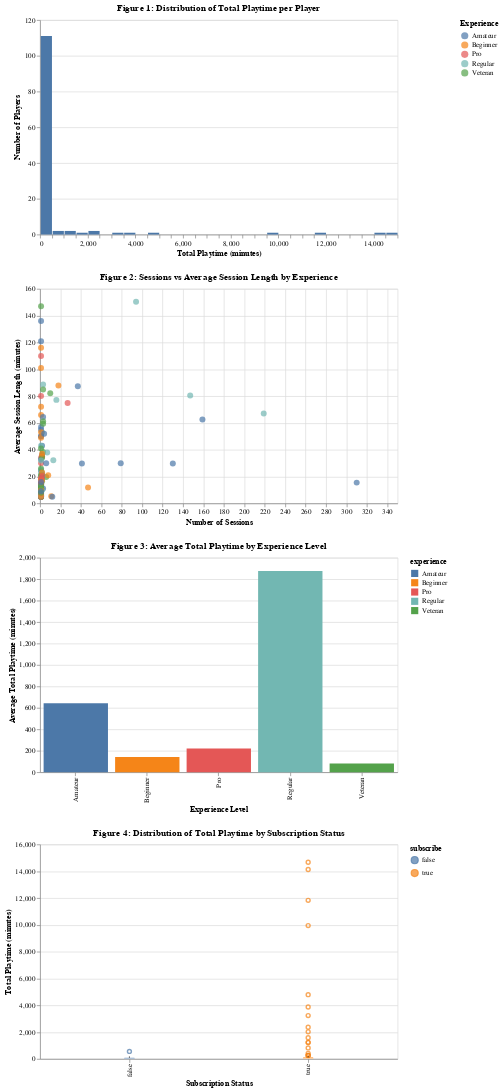

Source (notebook cell):
### Code cell
# grid of all the charts shown

(chart1 & chart2) & (chart3 & chart4).resolve_scale(color='independent')

### Figure 1 — Vega-Lite specification as saved in the notebook (floating-point values rounded to 4 significant figures)
{"config": {"view": {"continuousWidth": 300, "continuousHeight": 300}}, "vconcat": [{"mark": {"type": "bar"}, "encoding": {"tooltip": [{"aggregate": "count", "type": "quantitative"}], "x": {"bin": {"maxbins": 30}, "field": "total_playtime_min", "title": "Total Playtime (minutes)", "type": "quantitative"}, "y": {"aggregate": "count", "title": "Number of Players", "type": "quantitative"}}, "height": 300, "title": "Figure 1: Distribution of Total Playtime per Player", "width": 500}, {"mark": {"type": "circle", "opacity": 0.7, "size": 70}, "encoding": {"color": {"field": "experience", "title": "Experience", "type": "nominal"}, "tooltip": [{"field": "hashedemail", "type": "nominal"}, {"field": "session_count", "type": "quantitative"}, {"field": "avg_session_length_min", "type": "quantitative"}, {"field": "experience", "type": "nominal"}], "x": {"field": "session_count", "title": "Number of Sessions", "type": "quantitative"}, "y": {"field": "avg_session_length_min", "title": "Average Session Length (minutes)", "type": "quantitative"}}, "height": 300, "title": "Figure 2: Sessions vs Average Session Length by Experience", "width": 500}, {"vconcat": [{"mark": {"type": "bar"}, "encoding": {"color": {"field": "experience", "type": "nominal"}, "tooltip": [{"field": "experience", "type": "nominal"}, {"aggregate": "mean", "field": "total_playtime_min", "type": "quantitative"}], "x": {"field": "experience", "title": "Experience Level", "type": "nominal"}, "y": {"aggregate": "mean", "field": "total_playtime_min", "title": "Average Total Playtime (minutes)", "type": "quantitative"}}, "height": 300, "title": "Figure 3: Average Total Playtime by Experience Level", "width": 500}, {"mark": {"type": "boxplot"}, "encoding": {"color": {"field": "subscribe", "type": "nominal"}, "tooltip": [{"field": "subscribe", "type": "nominal"}, {"field": "total_playtime_min", "type": "quantitative"}], "x": {"field": "subscribe", "title": "Subscription Status", "type": "nominal"}, "y": {"field": "total_playtime_min", "title": "Total Playtime (minutes)", "type": "quantitative"}}, "height": 300, "title": "Figure 4: Distribution of Total Playtime by Subscription Status", "width": 500}], "resolve": {"scale": {"color": "independent"}}}], "data": {"name": "data-8d49375350a3d29d347da5ccbc427e92"}, "$schema": "https://vega.github.io/schema/vega-lite/v5.20.1.json", "datasets": {"data-8d49375350a3d29d347da5ccbc427e92": [{"hashedemail": "0088b5e134c3f0498a18c7ea6b8d77b4b0ff1636fc93355ccc95b45423367832", "experience": "Regular", "subscribe": true, "gender": "Male", "age": 20, "total_playtime_min": 106.0, "session_count": 2, "avg_session_length_min": 53.0}, {"hashedemail": "060aca80f8cfbf1c91553a72f4d5ec8034764b05ab59fe8e1cf0eee9a7b67967", "experience": "Pro", "subscribe": false, "gender": "Male", "age": 21, "total_playtime_min": 30.0, "session_count": 1, "avg_session_length_min": 30.0}, {"hashedemail": "0ce7bfa910d47fc91f21a7b3acd8f33bde6db57912ce0290fa0437ce0b97f387", "experience": "Beginner", "subscribe": true, "gender": "Male", "age": 17, "total_playtime_min": 11.0, "session_count": 1, "avg_session_length_min": 11.0}, {"hashedemail": "0d4d71be33e2bc7266ee4983002bd930f69d304288a8663529c875f40f1750f3", "experience": "Regular", "subscribe": true, "gender": "Male", "age": 17, "total_playtime_min": 418.0, "session_count": 13, "avg_session_length_min": 32.15}, {"hashedemail": "0d70dd9cac34d646c810b1846fe6a85b9e288a76f5dcab9c1ff1a0e7ca200b3a", "experience": "Pro", "subscribe": true, "gender": "Male", "age": 17, "total_playtime_min": 70.0, "session_count": 2, "avg_session_length_min": 35.0}, {"hashedemail": "11006065e9412650e99eea4a4aaaf0399bc338006f85e80cc82d18b49f0e2aa4", "experience": "Veteran", "subscribe": false, "gender": "Male", "age": 19, "total_playtime_min": 10.0, "session_count": 1, "avg_session_length_min": 10.0}, {"hashedemail": "119f01b9877fc5ea0073d05602a353b91c4b48e4cf02f42bb8d661b46a34b760", "experience": "Amateur", "subscribe": true, "gender": "Female", "age": 21, "total_playtime_min": 50.0, "session_count": 1, "avg_session_length_min": 50.0}, {"hashedemail": "18936844e06b6c7871dce06384e2d142dd86756941641ef39cf40a9967ea14e3", "experience": "Amateur", "subscribe": true, "gender": "Male", "age": 14, "total_playtime_min": 1217.0, "session_count": 41, "avg_session_length_min": 29.68}, {"hashedemail": "1a2b92f18f36b0b59b41d648d10a9b8b20a2adff550ddbcb8cec2f47d4d881d0", "experience": "Beginner", "subscribe": false, "gender": "Female", "age": 37, "total_playtime_min": 18.0, "session_count": 1, "avg_session_length_min": 18.0}, {"hashedemail": "1d2371d8a35c8831034b25bda8764539ab7db0f63938696917c447128a2540dd", "experience": "Amateur", "subscribe": false, "gender": "Male", "age": 21, "total_playtime_min": 5.0, "session_count": 1, "avg_session_length_min": 5.0}, {"hashedemail": "200db0417ee70863c7e2a0f214c737476fb86de5869d0b907a077d726357e687", "experience": "Amateur", "subscribe": false, "gender": "Female", "age": 17, "total_playtime_min": 12.0, "session_count": 1, "avg_session_length_min": 12.0}, {"hashedemail": "20ae3f8b5323674fe6e537bc91928841cfc2a00c1b36522fd25370bb6fa89d36", "experience": "Regular", "subscribe": true, "gender": "Male", "age": 19, "total_playtime_min": 46.0, "session_count": 2, "avg_session_length_min": 23.0}, {"hashedemail": "22a78bfd44e46931261d06864b92cf9a8fd77fb02bec66cb71646dd9da222a0d", "experience": "Amateur", "subscribe": true, "gender": "Non-binary", "age": 17, "total_playtime_min": 86.0, "session_count": 2, "avg_session_length_min": 43.0}, {"hashedemail": "23fe711e0e3b77f1da7aa221ab1192afe21648d47d2b4fa7a5a659ff443a0eb5", "experience": "Amateur", "subscribe": true, "gender": "Female", "age": 21, "total_playtime_min": 50.0, "session_count": 1, "avg_session_length_min": 50.0}, {"hashedemail": "24d4892c2c3ce11d3e54c3bf31ee218901cac7a2f564911d67424c8fdf0874fe", "experience": "Amateur", "subscribe": true, "gender": "Male", "age": 22, "total_playtime_min": 2366.0, "session_count": 79, "avg_session_length_min": 29.95}, {"hashedemail": "25879aecc205544bc6505f9faf768356e0a3b7126057308ae3235f8a514e9a62", "experience": "Amateur", "subscribe": true, "gender": "Female", "age": 17, "total_playtime_min": 7.0, "session_count": 1, "avg_session_length_min": 7.0}, {"hashedemail": "2917e2dacafed92d017b9f356ce90a442bea6e4ad59dbbb484a920398acb8974", "experience": "Amateur", "subscribe": false, "gender": "Two-Spirited", "age": 26, "total_playtime_min": 5.0, "session_count": 1, "avg_session_length_min": 5.0}, {"hashedemail": "2cfed571797b66cc810c32562fc5b0f70b5bec0f5250799245527135bbf9662e", "experience": "Amateur", "subscribe": true, "gender": "Male", "age": 16, "total_playtime_min": 6.0, "session_count": 1, "avg_session_length_min": 6.0}, {"hashedemail": "336adf9b9070abb44eaec22a48b04d8cda6cf0c98a46eef37779a1dcb6f5b4bb", "experience": "Regular", "subscribe": true, "gender": "Male", "age": 21, "total_playtime_min": 266.0, "session_count": 3, "avg_session_length_min": 88.67}, {"hashedemail": "36d9cbb4c6bc0c1a6911436d2da0d09ec625e43e6552f575d4acc9cf487c4686", "experience": "Amateur", "subscribe": true, "gender": "Male", "age": 17, "total_playtime_min": 3873.0, "session_count": 130, "avg_session_length_min": 29.79}, {"hashedemail": "3caa832978e0596779f4ee7c686c4592fb6de893925025d25bf26be9a8cd03f5", "experience": "Amateur", "subscribe": true, "gender": "Male", "age": 22, "total_playtime_min": 12.0, "session_count": 1, "avg_session_length_min": 12.0}, {"hashedemail": "42382bb2af563e6979c5b84d288cbb49bb2ef90b1bcf196c2902da4ce20eb7f3", "experience": "Amateur", "subscribe": true, "gender": "Female", "age": 22, "total_playtime_min": 55.0, "session_count": 1, "avg_session_length_min": 55.0}, {"hashedemail": "42eafe96ed5c1684e3b5cc614d1b01a117173d3ec6898abcf1177d9822bd39f7", "experience": "Beginner", "subscribe": false, "gender": "Female", "age": 17, "total_playtime_min": 59.0, "session_count": 11, "avg_session_length_min": 5.364}, {"hashedemail": "4b01bce3f141289709e8278b02ba5d2aaa7105d7ccb9c7deb37670a80e332774", "experience": "Amateur", "subscribe": true, "gender": "Male", "age": 23, "total_playtime_min": 121.0, "session_count": 1, "avg_session_length_min": 121.0}, {"hashedemail": "4bed6f49b672974f706aa7f020b4f29020326bf594520593557cd381a51559b8", "experience": "Beginner", "subscribe": true, "gender": "Female", "age": 25, "total_playtime_min": 101.0, "session_count": 1, "avg_session_length_min": 101.0}, {"hashedemail": "4bfad3613c71ace05644bf210195d9fb0d3d9513753ad2f8a16d1a80699bb906", "experience": "Veteran", "subscribe": false, "gender": "Male", "age": 17, "total_playtime_min": 11.0, "session_count": 1, "avg_session_length_min": 11.0}, {"hashedemail": "55d24216db39c27e1f17cc43d3127cbf8ed76ada6d098202b53ded319855e2c1", "experience": "Amateur", "subscribe": true, "gender": "Male", "age": 17, "total_playtime_min": 33.0, "session_count": 3, "avg_session_length_min": 11.0}, {"hashedemail": "577aa5f15468252b1c6f32dcd515012923476292e30f95e6b4128c770e993f92", "experience": "Veteran", "subscribe": true, "gender": "Male", "age": 17, "total_playtime_min": 10.0, "session_count": 1, "avg_session_length_min": 10.0}, {"hashedemail": "5a340c0e3d1aa3e579efc625bd3e5bca7fc25f7115b68e9411f457464bfd3df4", "experience": "Veteran", "subscribe": true, "gender": "Male", "age": 20, "total_playtime_min": 33.0, "session_count": 2, "avg_session_length_min": 16.5}, {"hashedemail": "5afb9b4ba7f0bb42d4e4d72ee21be8a51131a7677f0519b4606fdbf770eec750", "experience": "Amateur", "subscribe": true, "gender": "Male", "age": 17, "total_playtime_min": 14.0, "session_count": 1, "avg_session_length_min": 14.0}, {"hashedemail": "5baba1651a0b92788bc0d6dcdf00be64af1cf9f0015bbeed204ddabd1d872e83", "experience": "Regular", "subscribe": true, "gender": "Female", "age": 28, "total_playtime_min": 43.0, "session_count": 1, "avg_session_length_min": 43.0}, {"hashedemail": "5c27e8b9fed2816b006dc8397ec04470b59339fd591a46a3eb7951b939b72984", "experience": "Amateur", "subscribe": false, "gender": "Male", "age": 18, "total_playtime_min": 57.0, "session_count": 1, "avg_session_length_min": 57.0}, {"hashedemail": "5e0beb10f6163a508622ef25220d780bdd012a89dee571db77fc502980c0e57d", "experience": "Regular", "subscribe": true, "gender": "Male", "age": 15, "total_playtime_min": 9.0, "session_count": 1, "avg_session_length_min": 9.0}, {"hashedemail": "6b1cdc07fcc1f7ea09509341fd245dd34fdba386f14a493e9107c18604baedc9", "experience": "Veteran", "subscribe": true, "gender": "Non-binary", "age": 17, "total_playtime_min": 11.0, "session_count": 1, "avg_session_length_min": 11.0}, {"hashedemail": "6ca8a90e4f5c61bf36baf556d446873c4e894e7a62f91996aa237be64b0e183b", "experience": "Beginner", "subscribe": true, "gender": "Female", "age": 17, "total_playtime_min": 66.0, "session_count": 1, "avg_session_length_min": 66.0}, {"hashedemail": "6fa105fac7f4f37350f21830db78cde153d8edda41d6f4f2d48c9785d605c5e5", "experience": "Amateur", "subscribe": false, "gender": "Male", "age": 45, "total_playtime_min": 7.0, "session_count": 1, "avg_session_length_min": 7.0}, {"hashedemail": "7096b30972a32029244fc6171f21bc5996b51b8d75df7a94f003dead428988f9", "experience": "Amateur", "subscribe": false, "gender": "Male", "age": 26, "total_playtime_min": 72.0, "session_count": 2, "avg_session_length_min": 36.0}, {"hashedemail": "70db3a16ef58cf8bf6d8658c426ba4a5fcd7523a0abdd413f14466c41181215d", "experience": "Veteran", "subscribe": false, "gender": "Male", "age": 22, "total_playtime_min": 15.0, "session_count": 1, "avg_session_length_min": 15.0}, {"hashedemail": "710148466b44cb02ba894aa9005a4892e619250ebd01153055d6c7578fc1ea10", "experience": "Amateur", "subscribe": true, "gender": "Male", "age": 23, "total_playtime_min": 8.0, "session_count": 1, "avg_session_length_min": 8.0}, {"hashedemail": "71453e425f07d10da4fa2b349c83e73ccdf0fb3312f778b35c5802c3292c87bd", "experience": "Veteran", "subscribe": false, "gender": "Male", "age": 22, "total_playtime_min": 21.0, "session_count": 1, "avg_session_length_min": 21.0}, {"hashedemail": "71e724778a28bb0ebbdacb1328944dfef427525466b012b66e7554a65e401a16", "experience": "Regular", "subscribe": true, "gender": "Male", "age": 14, "total_playtime_min": 20.0, "session_count": 2, "avg_session_length_min": 10.0}, {"hashedemail": "722ab6d91280c439f2780767a1250889e93f75fc0ba0bc48175da022ab3e9ea9", "experience": "Beginner", "subscribe": false, "gender": "Female", "age": 17, "total_playtime_min": 5.0, "session_count": 1, "avg_session_length_min": 5.0}, {"hashedemail": "75f275366c0dbb8b23957b97aaaf77db5d6517fb846d3d4d209bd391ae3d39f6", "experience": "Amateur", "subscribe": true, "gender": "Male", "age": 24, "total_playtime_min": 24.0, "session_count": 1, "avg_session_length_min": 24.0}, {"hashedemail": "7a4686586d290c67179275c7c3dfb4ea02f4d317d9ee0e2cee98baa27877a875", "experience": "Veteran", "subscribe": true, "gender": "Female", "age": 23, "total_playtime_min": 115.0, "session_count": 3, "avg_session_length_min": 38.33}, {"hashedemail": "7b17513f11968feaf6b02977885c436dc2a4549489ca25ef03022f9fbae19d81", "experience": "Regular", "subscribe": false, "gender": "Male", "age": 50, "total_playtime_min": 5.0, "session_count": 1, "avg_session_length_min": 5.0}, {"hashedemail": "7b5c323f9a9e21b6bcc2a8c431e96f9f2155c7b4318a68d3e7d9edd2018095a9", "experience": "Beginner", "subscribe": true, "gender": "Two-Spirited", "age": 17, "total_playtime_min": 5.0, "session_count": 1, "avg_session_length_min": 5.0}, {"hashedemail": "7c0ae28a5f85a515a8063f9ed989aa26c5ebcc64f6b7be2948c0b300c2c9bd47", "experience": "Amateur", "subscribe": true, "gender": "Male", "age": 23, "total_playtime_min": 9.0, "session_count": 1, "avg_session_length_min": 9.0}, {"hashedemail": "7d71c49cbbce8dcf0276b2bfecfa2d16f22cb31a4024556d6085884298f2ee8d", "experience": "Regular", "subscribe": true, "gender": "Two-Spirited", "age": 99, "total_playtime_min": 8.0, "session_count": 1, "avg_session_length_min": 8.0}, {"hashedemail": "7dc01f10bf20671ecfccdac23812b1b415acd42c2147cb0af4d48fcce2420f3e", "experience": "Regular", "subscribe": true, "gender": "Male", "age": 21, "total_playtime_min": 9.0, "session_count": 1, "avg_session_length_min": 9.0}, {"hashedemail": "7ea2a6532a9a7f33e1ad6067015746bbbbacaabb8cba0f430129f851c0aa59d9", "experience": "Regular", "subscribe": true, "gender": "Male", "age": 24, "total_playtime_min": 13.0, "session_count": 1, "avg_session_length_min": 13.0}, {"hashedemail": "80afc8e7137de6a232421e926c1e6e64ddeef1d8157c4439746bc00fcf91e8a7", "experience": "Beginner", "subscribe": false, "gender": "Male", "age": 32, "total_playtime_min": 116.0, "session_count": 1, "avg_session_length_min": 116.0}, {"hashedemail": "82d2615c56f8bdb5e56c603d3c90096649eb944fe47e1c827219d8af0b9fc94a", "experience": "Veteran", "subscribe": true, "gender": "Male", "age": 21, "total_playtime_min": 41.0, "session_count": 1, "avg_session_length_min": 41.0}, {"hashedemail": "88247d9a46fc214a12485dcbcbb03a8ddebfe8c1ec5fe209cd660147625c8e62", "experience": "Veteran", "subscribe": false, "gender": "Prefer not to say", "age": 25, "total_playtime_min": 118.0, "session_count": 6, "avg_session_length_min": 19.67}, {"hashedemail": "8af6e04a9067b009303e36cf39f7e7d53f9473e74b4633876ddd79769158b665", "experience": "Amateur", "subscribe": true, "gender": "Male", "age": 23, "total_playtime_min": 14.0, "session_count": 1, "avg_session_length_min": 14.0}, {"hashedemail": "8b71f4d66a38389b7528bb38ba6eb71157733df7d1740371852a797ae97d82d1", "experience": "Amateur", "subscribe": true, "gender": "Male", "age": 17, "total_playtime_min": 13.0, "session_count": 1, "avg_session_length_min": 13.0}, {"hashedemail": "8d2eed1f399e0d77cebb8fcc48ed19ad2fa8e3bb3fa683cb90e0ac6d42677bf2", "experience": "Veteran", "subscribe": true, "gender": "Male", "age": 24, "total_playtime_min": 147.0, "session_count": 1, "avg_session_length_min": 147.0}, {"hashedemail": "8d713786e0bf0371cd928a91d32d1e37b14e14e49744cdebac90885c05c48afa", "experience": "Amateur", "subscribe": false, "gender": "Female", "age": 32, "total_playtime_min": 11.0, "session_count": 1, "avg_session_length_min": 11.0}, {"hashedemail": "8e0aac3020b3fd9cdef4840b533b4b105aaf1ce1f6f2df3f328ba2a44cecfdc1", "experience": "Amateur", "subscribe": true, "gender": "Male", "age": 11, "total_playtime_min": 193.0, "session_count": 3, "avg_session_length_min": 64.33}, {"hashedemail": "8e98b6db2053af0bc0e62cd55bcea5a08f23986dec3d02ca520ea039517e6744", "experience": "Regular", "subscribe": false, "gender": "Male", "age": 18, "total_playtime_min": 10.0, "session_count": 1, "avg_session_length_min": 10.0}, {"hashedemail": "8eae13e0f5823d9c48fe7b89695ea231f96f644f664bcc74c5a07f7d0a1135bd", "experience": "Pro", "subscribe": true, "gender": "Male", "age": 12, "total_playtime_min": 34.0, "session_count": 1, "avg_session_length_min": 34.0}, {"hashedemail": "90f1495942837b1cde67cc9e3119421e38183502a4c6dee304df3bf0c21e0dd0", "experience": "Pro", "subscribe": true, "gender": "Male", "age": 17, "total_playtime_min": 16.0, "session_count": 1, "avg_session_length_min": 16.0}, {"hashedemail": "93efabc9f7de58f44c457bac715cf8f9f44cd88cc574fc02624cac194d2f0ea5", "experience": "Amateur", "subscribe": false, "gender": "Male", "age": 24, "total_playtime_min": 136.0, "session_count": 1, "avg_session_length_min": 136.0}, {"hashedemail": "951e54f7376e2b2f0915e9e3646c701af4a2fe839385b13f9e0084b08f8070bd", "experience": "Veteran", "subscribe": false, "gender": "Male", "age": 18, "total_playtime_min": 10.0, "session_count": 1, "avg_session_length_min": 10.0}, {"hashedemail": "95aa10ff79645508dcff5c08da02a8f6ddd9016b44fb469347e5739b8865c613", "experience": "Amateur", "subscribe": true, "gender": "Male", "age": 21, "total_playtime_min": 37.0, "session_count": 2, "avg_session_length_min": 18.5}, {"hashedemail": "96e190b0bf3923cd8d349eee467c09d1130af143335779251492eb4c2c058a5f", "experience": "Beginner", "subscribe": true, "gender": "Prefer not to say", "age": 27, "total_playtime_min": 168.0, "session_count": 8, "avg_session_length_min": 21.0}, {"hashedemail": "9782452b8e41d1f140374eec34c84f464df6ed12e2777e5b4f7150912b8ab78c", "experience": "Beginner", "subscribe": true, "gender": "Male", "age": 24, "total_playtime_min": 1581.0, "session_count": 18, "avg_session_length_min": 87.83}, {"hashedemail": "9955ab948064150d3686ef564389bdc6d6c60bc620a5ce3084b3dec4a7a006a7", "experience": "Amateur", "subscribe": true, "gender": "Two-Spirited", "age": 17, "total_playtime_min": 33.0, "session_count": 1, "avg_session_length_min": 33.0}, {"hashedemail": "9ba67e127e4e70d909f6237644bb4674b17bc6ae5c9e735f88cfc50e22b499c6", "experience": "Veteran", "subscribe": true, "gender": "Male", "age": 17, "total_playtime_min": 11.0, "session_count": 1, "avg_session_length_min": 11.0}, {"hashedemail": "9c2a5275ada716508a7e66629dfbeaa4c03ca9eb5f30d2132f41de130c367c56", "experience": "Beginner", "subscribe": true, "gender": "Male", "age": 24, "total_playtime_min": 11.0, "session_count": 1, "avg_session_length_min": 11.0}, {"hashedemail": "a175d4741dc84e6baf77901f6e8e0a06f54809a34e6b5211159bced346f7fb3e", "experience": "Amateur", "subscribe": true, "gender": "Female", "age": 17, "total_playtime_min": 3232.0, "session_count": 37, "avg_session_length_min": 87.35}, {"hashedemail": "a1e0438d568b9c05a93cadaf99969e4d44794d19dea31edd723cbc916f878c33", "experience": "Veteran", "subscribe": false, "gender": "Non-binary", "age": 21, "total_playtime_min": 178.0, "session_count": 3, "avg_session_length_min": 59.33}, {"hashedemail": "a2a0612e9a7da558cbac2ee3c816740324505a69a6e042c94aa1b67731f9ff01", "experience": "Regular", "subscribe": false, "gender": "Male", "age": 18, "total_playtime_min": 6.0, "session_count": 1, "avg_session_length_min": 6.0}, {"hashedemail": "ab1f44f93c3b828f55458971db393052d9711df3e0e7ff69540bfebfcec555ff", "experience": "Amateur", "subscribe": true, "gender": "Male", "age": 17, "total_playtime_min": 43.0, "session_count": 2, "avg_session_length_min": 21.5}, {"hashedemail": "ad6390295640af1ed0e45ffc58a53b2d9074b0eea694b16210addd44d7c81f83", "experience": "Regular", "subscribe": true, "gender": "Female", "age": 19, "total_playtime_min": 11830.0, "session_count": 147, "avg_session_length_min": 80.46}, {"hashedemail": "ae8d8a9dcf80b38466f89466201e6d594eb94d6994eda1617f7dfae9cb21bfb3", "experience": "Beginner", "subscribe": true, "gender": "Female", "age": 17, "total_playtime_min": 70.0, "session_count": 2, "avg_session_length_min": 35.0}, {"hashedemail": "aea049eaa7cb10db386a62990220d205ceb2a4c473cae3ec7bab107278c26559", "experience": "Beginner", "subscribe": true, "gender": "Prefer not to say", "age": 17, "total_playtime_min": 18.0, "session_count": 1, "avg_session_length_min": 18.0}, {"hashedemail": "b3510c708bd50bf9f75e6e02bb6fe14edb705e0ea671ee769a45c613750e8b58", "experience": "Veteran", "subscribe": true, "gender": "Agender", "age": 27, "total_playtime_min": 821.0, "session_count": 10, "avg_session_length_min": 82.1}, {"hashedemail": "b622593d2ef8b337dc554acb307d04a88114f2bf453b18fb5d2c80052aeb2319", "experience": "Regular", "subscribe": true, "gender": "Non-binary", "age": 20, "total_playtime_min": 14130.0, "session_count": 94, "avg_session_length_min": 150.3}, {"hashedemail": "b674dd7ee0d24096d1c019615ce4d12b20fcbff12d79d3c5a9d2118eb7ccbb28", "experience": "Veteran", "subscribe": false, "gender": "Male", "age": 17, "total_playtime_min": 5.0, "session_count": 1, "avg_session_length_min": 5.0}, {"hashedemail": "ba24bebe588a34ac546f8559850c65bc90cd9d51b821581bd6e25cff437a1081", "experience": "Veteran", "subscribe": true, "gender": "Female", "age": 44, "total_playtime_min": 11.0, "session_count": 1, "avg_session_length_min": 11.0}, {"hashedemail": "ba9b943f7fd9b5078b20ece741c4cb6435418d5d8373b4fe3830487f6036095c", "experience": "Regular", "subscribe": false, "gender": "Prefer not to say", "age": 17, "total_playtime_min": 10.0, "session_count": 1, "avg_session_length_min": 10.0}, {"hashedemail": "bc704ff2bc676dbf48ee41b9e11481c1387bf758ad318f2428f336e3fecc6660", "experience": "Regular", "subscribe": true, "gender": "Male", "age": 8, "total_playtime_min": 25.0, "session_count": 1, "avg_session_length_min": 25.0}, {"hashedemail": "bd10e7eab5531d5e82c9eebb929e2703f05367a90b0533074392a5f39a55c5d9", "experience": "Amateur", "subscribe": true, "gender": "Male", "age": 19, "total_playtime_min": 13.0, "session_count": 1, "avg_session_length_min": 13.0}, {"hashedemail": "bda1905e54b6c745bcced9d59ce655a5bfd03c35cc6abdd8d1610e5c416f79d1", "experience": "Amateur", "subscribe": true, "gender": "Male", "age": 17, "total_playtime_min": 5.0, "session_count": 1, "avg_session_length_min": 5.0}, {"hashedemail": "bfce39c89d6549f2bb94d8064d3ce69dc3d7e72b38f431d8aa0c4bf95ccee6bf", "experience": "Regular", "subscribe": true, "gender": "Male", "age": 17, "total_playtime_min": 14670.0, "session_count": 219, "avg_session_length_min": 66.99}, {"hashedemail": "c121e4d197469bea90e21c0495001f4e21824adb98cbc6a40d54e66617cee174", "experience": "Regular", "subscribe": true, "gender": "Male", "age": 21, "total_playtime_min": 9.0, "session_count": 1, "avg_session_length_min": 9.0}, {"hashedemail": "c57fa94e436cf49a929d0168e47d26fec3d900b321775e280ef136979c01d5a4", "experience": "Regular", "subscribe": true, "gender": "Male", "age": 49, "total_playtime_min": 1235.0, "session_count": 16, "avg_session_length_min": 77.19}, {"hashedemail": "c871393f513c68e313874ac9d192a0b8be7bf99a96bff0ab46beb343ee4217d5", "experience": "Veteran", "subscribe": false, "gender": "Female", "age": 22, "total_playtime_min": 184.0, "session_count": 3, "avg_session_length_min": 61.33}, {"hashedemail": "ca20f724571080b997e0efa874b9611e9f280c1af5f68ff6231a9e5b5d79bcfe", "experience": "Veteran", "subscribe": true, "gender": "Male", "age": 38, "total_playtime_min": 21.0, "session_count": 1, "avg_session_length_min": 21.0}, {"hashedemail": "cb00c16dc2043f435a7a8c2a473656e4119ffa7173bab7ec7455715173912498", "experience": "Veteran", "subscribe": true, "gender": "Non-binary", "age": 17, "total_playtime_min": 68.0, "session_count": 2, "avg_session_length_min": 34.0}, {"hashedemail": "d07befbac08be3d876d026ac0458651067001b39081d24724af3c95be76355e0", "experience": "Veteran", "subscribe": true, "gender": "Non-binary", "age": 17, "total_playtime_min": 11.0, "session_count": 1, "avg_session_length_min": 11.0}, {"hashedemail": "d13020f8d53c08c95e64f2254424a65c9c479fcfd866b21b850d200a2689a8b5", "experience": "Beginner", "subscribe": true, "gender": "Prefer not to say", "age": 22, "total_playtime_min": 35.0, "session_count": 2, "avg_session_length_min": 17.5}, {"hashedemail": "d3ca24e4d7fe8ffe2a821ebd3b841252950ca53e4d659a5f33b987e2cd42a1ec", "experience": "Veteran", "subscribe": false, "gender": "Male", "age": 18, "total_playtime_min": 14.0, "session_count": 1, "avg_session_length_min": 14.0}, {"hashedemail": "d43af3bed5e9f1f31077233697c18f3f988a217bd0376a5f1a54d14964a38c36", "experience": "Regular", "subscribe": true, "gender": "Female", "age": 20, "total_playtime_min": 32.0, "session_count": 1, "avg_session_length_min": 32.0}, {"hashedemail": "d46bd29a2ed08e3500bd8729085ef4b6f0ca65baf4c756f88b6bedf7a18e0352", "experience": "Pro", "subscribe": false, "gender": "Male", "age": 17, "total_playtime_min": 110.0, "session_count": 1, "avg_session_length_min": 110.0}, {"hashedemail": "d48302dee689942b60f7e9756eba99d0be030df0ab6f553904a9dbbc44d0b5d5", "experience": "Beginner", "subscribe": true, "gender": "Male", "age": 17, "total_playtime_min": 10.0, "session_count": 1, "avg_session_length_min": 10.0}, {"hashedemail": "d51a8c57269fe347b4b7760ec29c420832cb36a11c47569a9200872831910c05", "experience": "Beginner", "subscribe": true, "gender": "Female", "age": 24, "total_playtime_min": 49.0, "session_count": 1, "avg_session_length_min": 49.0}, {"hashedemail": "d572f391d452b76ea2d7e5e53a3d38bfd7499c7399db299bd4fedb06a46ad5bb", "experience": "Amateur", "subscribe": false, "gender": "Prefer not to say", "age": 17, "total_playtime_min": 5.0, "session_count": 1, "avg_session_length_min": 5.0}, {"hashedemail": "d9473710057f7d42f36570f0be83817a4eea614029ff90cf50d8889cdd729d11", "experience": "Pro", "subscribe": true, "gender": "Other", "age": 91, "total_playtime_min": 15.0, "session_count": 1, "avg_session_length_min": 15.0}, {"hashedemail": "dbb20960cd4db4900dde7832e349dae46f7688583c8138b34785d9c7e509b5b9", "experience": "Amateur", "subscribe": true, "gender": "Female", "age": 26, "total_playtime_min": 7.0, "session_count": 1, "avg_session_length_min": 7.0}, {"hashedemail": "dc73467f73263dd4a07838330dd1cc115aa3f8b03538911ee6aac048405939c4", "experience": "Veteran", "subscribe": true, "gender": "Male", "age": 21, "total_playtime_min": 7.0, "session_count": 1, "avg_session_length_min": 7.0}, {"hashedemail": "e21a324ccf5c873bafe82e47d5137b36aa312ee4803eeb5cbc6cf945f9bb3f38", "experience": "Regular", "subscribe": true, "gender": "Male", "age": 17, "total_playtime_min": 6.0, "session_count": 1, "avg_session_length_min": 6.0}, {"hashedemail": "e3175c379bbb83c8786d2dd719cf844575aca24d2c81d643dc7f12f6227becf7", "experience": "Beginner", "subscribe": true, "gender": "Female", "age": 22, "total_playtime_min": 53.0, "session_count": 1, "avg_session_length_min": 53.0}, {"hashedemail": "e3e1bef1ce259c995332635c0ec630a575713451cbe742d7ca93e4c03d0826df", "experience": "Amateur", "subscribe": true, "gender": "Male", "age": 17, "total_playtime_min": 60.0, "session_count": 12, "avg_session_length_min": 5.0}, {"hashedemail": "e44041459da2102dc20147ed6f0db4753547be66fc4ddea037bafca64004de2d", "experience": "Veteran", "subscribe": true, "gender": "Male", "age": 18, "total_playtime_min": 26.0, "session_count": 1, "avg_session_length_min": 26.0}, {"hashedemail": "e47ae138603b9a7d6e9b97554bac2daf0477b30e0a4f29ed9d3deacc3c7ec155", "experience": "Pro", "subscribe": true, "gender": "Male", "age": 15, "total_playtime_min": 7.0, "session_count": 1, "avg_session_length_min": 7.0}, {"hashedemail": "e74c60a92c0100e7240be56d66969db85856152b048c639331a3595f901461ae", "experience": "Beginner", "subscribe": false, "gender": "Male", "age": 17, "total_playtime_min": 560.0, "session_count": 47, "avg_session_length_min": 11.91}, {"hashedemail": "ed3e6d043dee74fad932be44d0600f4502055198c511927b0c906f50b57d9582", "experience": "Beginner", "subscribe": true, "gender": "Male", "age": 17, "total_playtime_min": 5.0, "session_count": 1, "avg_session_length_min": 5.0}, {"hashedemail": "f19e136ddde68f365afc860c725ccff54307dedd13968e896a9f890c40aea436", "experience": "Amateur", "subscribe": false, "gender": "Male", "age": 17, "total_playtime_min": 179.0, "session_count": 6, "avg_session_length_min": 29.83}, {"hashedemail": "f1b432523542f90c61176a555ccb2144468d76c91a32d74082ab8c101f9d25b6", "experience": "Veteran", "subscribe": true, "gender": "Male", "age": 21, "total_playtime_min": 13.0, "session_count": 1, "avg_session_length_min": 13.0}, {"hashedemail": "f2826fb8dbce4d450348f99cb27ade184b713998d9679780442efaaf218038f2", "experience": "Regular", "subscribe": true, "gender": "Male", "age": 10, "total_playtime_min": 266.0, "session_count": 7, "avg_session_length_min": 38.0}, {"hashedemail": "f3c813577c458ba0dfef80996f8f32c93b6e8af1fa939732842f2312358a88e9", "experience": "Veteran", "subscribe": true, "gender": "Male", "age": 17, "total_playtime_min": 255.0, "session_count": 3, "avg_session_length_min": 85.0}, {"hashedemail": "f459ce1862ec9a43b6c714810390dfd632ed104eb11378b3a2a134b1b107bc75", "experience": "Beginner", "subscribe": true, "gender": "Male", "age": 26, "total_playtime_min": 46.0, "session_count": 2, "avg_session_length_min": 23.0}, {"hashedemail": "f4f29f2465743ead8c3ce02fc84542afe33ae3c95ef56a42b8f7785550fe9e4a", "experience": "Pro", "subscribe": true, "gender": "Male", "age": 19, "total_playtime_min": 41.0, "session_count": 2, "avg_session_length_min": 20.5}, {"hashedemail": "f6daba428a5e19a3d47574858c13550499be23603422e6a0ee9728f8b53e192d", "experience": "Pro", "subscribe": true, "gender": "Male", "age": 9, "total_playtime_min": 2019.0, "session_count": 27, "avg_session_length_min": 74.78}, {"hashedemail": "f707d141be44b2bf963eb171dbd14599059b4dda09aa002ba95ead4fa67273a7", "experience": "Veteran", "subscribe": true, "gender": "Male", "age": 16, "total_playtime_min": 8.0, "session_count": 1, "avg_session_length_min": 8.0}, {"hashedemail": "f7875ae87a61632030d5c4029ee8cf081be7047b2b4a9c04ab5a706f59786197", "experience": "Pro", "subscribe": false, "gender": "Male", "age": 17, "total_playtime_min": 19.0, "session_count": 1, "avg_session_length_min": 19.0}, {"hashedemail": "f8f5477f5a2e53616ae37421b1c660b971192bd8ff77e3398304c7ae42581fdc", "experience": "Amateur", "subscribe": true, "gender": "Female", "age": 16, "total_playtime_min": 9947.0, "session_count": 159, "avg_session_length_min": 62.56}, {"hashedemail": "f9ac013b2f0bc2bd4928a6a0fc8a0aae8b5c4f2670cf9e18f547b7e72034c965", "experience": "Beginner", "subscribe": true, "gender": "Male", "age": 17, "total_playtime_min": 74.0, "session_count": 2, "avg_session_length_min": 37.0}, {"hashedemail": "fb0005032363ec3b30c2ae668f78f5076b7e77de0c6a249e924eee608cd0a1fa", "experience": "Amateur", "subscribe": true, "gender": "Female", "age": 21, "total_playtime_min": 208.0, "session_count": 4, "avg_session_length_min": 52.0}, {"hashedemail": "fc0224c81384770e93ca717f32713960144bf0b52ff67639433a5c06a653a882", "experience": "Amateur", "subscribe": true, "gender": "Male", "age": 27, "total_playtime_min": 16.0, "session_count": 1, "avg_session_length_min": 16.0}, {"hashedemail": "fcab03c6d3079521e7f9665caed0f31fe3dae6b5ccb86e6cb58747a43aa8789f", "experience": "Pro", "subscribe": true, "gender": "Male", "age": 17, "total_playtime_min": 80.0, "session_count": 1, "avg_session_length_min": 80.0}, {"hashedemail": "fd6563a4e0f6f4273580e5fedbd8dda64990447aea5a33cbb5e894a3867ca44d", "experience": "Amateur", "subscribe": true, "gender": "Male", "age": 23, "total_playtime_min": 4795.0, "session_count": 310, "avg_session_length_min": 15.47}, {"hashedemail": "fe218a05c6c3fc6326f4f151e8cb75a2a9fa29e22b110d4c311fb58fb211f471", "experience": "Amateur", "subscribe": true, "gender": "Male", "age": 17, "total_playtime_min": 9.0, "session_count": 1, "avg_session_length_min": 9.0}, {"hashedemail": "fef4e1bed8c3f6dcd7bcd39ab21bd402386155b2ff8c8e53683e1d2793bf1ed1", "experience": "Beginner", "subscribe": true, "gender": "Male", "age": 20, "total_playtime_min": 72.0, "session_count": 1, "avg_session_length_min": 72.0}]}}
